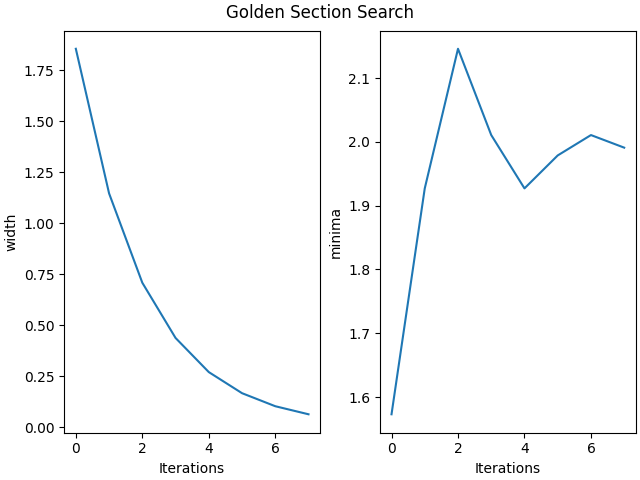

Recreate this plot in Python.
import matplotlib.pyplot as plt
import numpy as np
def f(x):
    return 1-x**2*np.exp(-x)
rho = float((3-5**0.5)/2)
l,u,eps = -0.5,2.5,0.05
w = float(u-l)
l_,u_ = l+w*rho,u-w*rho
fl_,fu_ = f(l_),f(u_)
width,minim = [],[]
while(w>eps):
    if fu_ > fl_:
        u = u_
        w = u - l
        u_,fu_ = l_,fl_
        l_ = l+w*rho
        fl_ = f(l_)
    else:
        l = l_
        w = u-l
        l_,fl_ = u_,fu_
        u_ = u-w*rho
        fu_ = f(u_)
    width.append(w)
    minim.append((l+u)/2)
fig,axs = plt.subplots(1,2, constrained_layout=True)
axs[0].plot(width)
axs[0].set_ylabel("width")
axs[0].set_xlabel("Iterations")
axs[1].plot(minim)
axs[1].set_ylabel("minima")
axs[1].set_xlabel("Iterations")
fig.suptitle("Golden Section Search")
plt.show()
        
